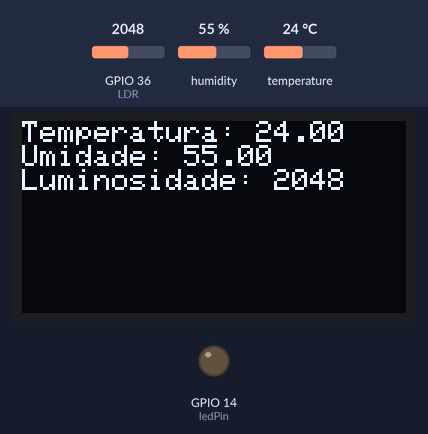
Simulated run of this sketch. Board: ESP32. Shown: 128×64 one-colour display, output pins drawn as LEDs (lit = HIGH). The test bench sets the inputs (shaded band); at power-on: humidity 55 %, GPIO 36 (LDR) = 2048, temperature 24 °C. WiFi joins after 1.5 s; servers stay silent unless stated; the display library's start-up logo is not drawn; random numbers use the default seed unless the sketch sets one; what the sketch prints to the serial monitor is not drawn.

Above: at 3.2 s.
3.3 s: humidity set to 22 %
At 5.3 s:
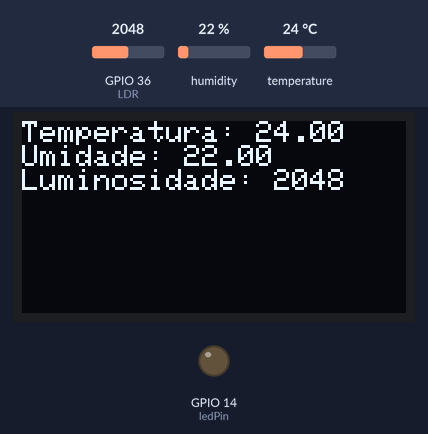
5.6 s: GPIO 36 (LDR) set to 2866
At 6.5 s:
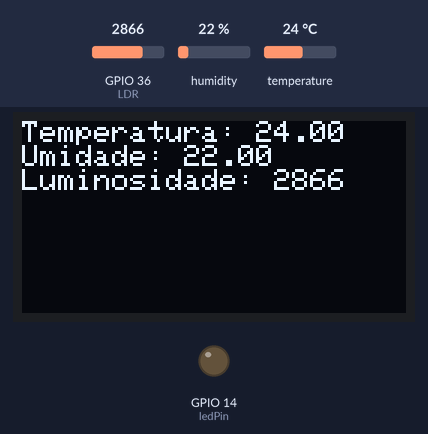
7.1 s: temperature set to 12 °C
At 8.9 s:
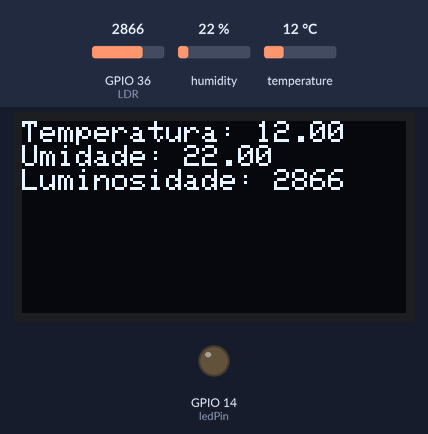
9.7 s: GPIO 36 (LDR) set to 3603
At 10.9 s:
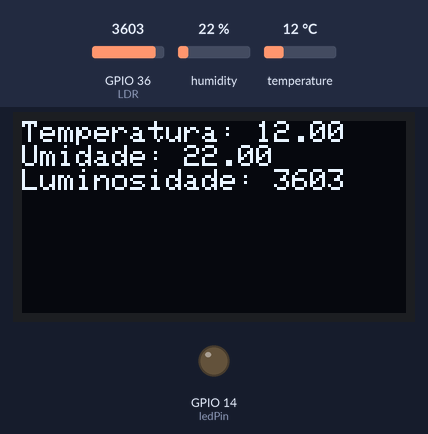
11.2 s: humidity set to 40 %
At 13.4 s:
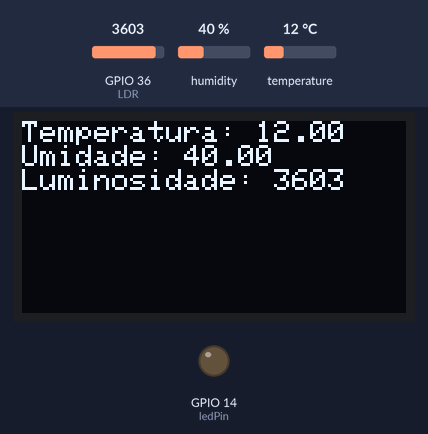
13.7 s: GPIO 36 (LDR) set to 4095
At 15.1 s:
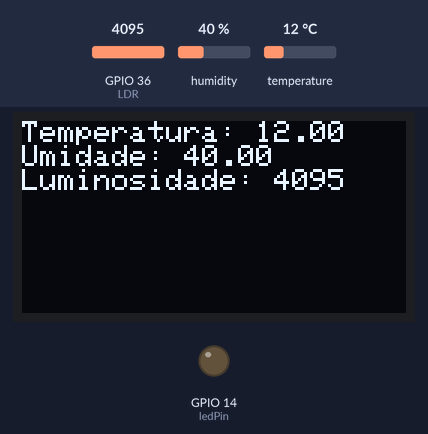
Timing chart, 0 to 16.2 s (numbered marks = the images above; inputs shaded):
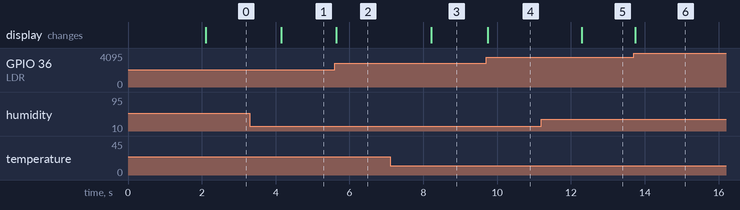

Measured:
- after the input at 3.3 s, the display: changes after 0.85 s (image 1)
- after the input at 5.6 s, the display: changes at once (image 2)
- after the input at 7.1 s, the display: changes after 1.1 s (image 3)
- after the input at 9.7 s, the display: changes after 0.05 s (image 4)
- after the input at 11.2 s, the display: changes after 1.1 s (image 5)
- after the input at 13.7 s, the display: changes at once (image 6)

The sketch:

webserver.ino
```cpp
/*
  Webserver

  Exibe os valores dos sensores em uma página html e controla o estado do LED.

  Acende o LED RGB em difentes cores. Cada botão define uma cor.

Autor: Fabio Souza
Data: 01/09/2023
*/

#include <WiFi.h>
#include <WebServer.h>
#include <Adafruit_GFX.h>
#include <Adafruit_SSD1306.h>

#include <DHT.h>          // Biblioteca do sensor DHT11

const int dhtPin = 15;    // Pino de conexão com o sensor DHT11
DHT dht(dhtPin, DHT11);     // Cria o objeto dht

#define SCREEN_WIDTH 128 // Largura da tela OLED
#define SCREEN_HEIGHT 64 // Altura da tela OLED

#define OLED_RESET -1
Adafruit_SSD1306 display(SCREEN_WIDTH, SCREEN_HEIGHT, &Wire, OLED_RESET);

const char* ssid = "SeuSSID"; // Nome da sua rede Wi-Fi
const char* password = "SuaSenha"; // Senha da sua rede Wi-Fi

int ledPin = 14; // Pino do LED

WebServer server(80);

void setup() {
  pinMode(ledPin, OUTPUT);
  digitalWrite(ledPin, LOW);

  dht.begin();              // Inicializa o sensor DHT11

  // Inicializa o display OLED
  display.begin(SSD1306_SWITCHCAPVCC, 0x3C);
  display.display();

  // Inicializa a comunicação serial
  Serial.begin(115200);

  // Conecta-se à rede Wi-Fi
  WiFi.begin(ssid, password);
  while (WiFi.status() != WL_CONNECTED) {
    delay(1000);
    Serial.println("Conectando ao WiFi...");
  }
  Serial.println("Conectado ao WiFi");
  Serial.print("IP: ");
  Serial.println(WiFi.localIP());

  // Define as rotas para a página web
  server.on("/", HTTP_GET, handleRoot);
  server.on("/toggle", HTTP_POST, handleToggle);

  server.begin();
}

void loop() {
  server.handleClient();

  // Leitura dos sensores e exibição no display OLED
  float temperature = dht.readTemperature(); // Lê a temperatura em graus Celsius
  float humidity = dht.readHumidity();       // Lê a umidade relativa do ar
  int lightLevel = analogRead(A0);   // Leitura do LDR

  display.clearDisplay();
  display.setTextSize(1);
  display.setTextColor(SSD1306_WHITE);
  display.setCursor(0, 0);
  display.print("Temperatura: ");
  display.println(temperature);
  display.print("Umidade: ");
  display.println(humidity);
  display.print("Luminosidade: ");
  display.println(lightLevel);
  display.display();
}

void handleRoot() {
  String html = "<html><body>";
  html += "<h1>Sensor Data</h1>";
  html += "<p>Temperatura: " + String(random(20, 30)) + " C</p>";
  html += "<p>Umidade: " + String(random(40, 60)) + " %</p>";
  html += "<p>Luminosidade: " + String(analogRead(A0)) + "</p>";
  html += "<form action='/toggle' method='POST'>";
  html += "<input type='submit' value='Toggle LED'>";
  html += "</form>";
  html += "</body></html>";

  server.send(200, "text/html", html);
}

void handleToggle() {
  digitalWrite(ledPin, !digitalRead(ledPin));
  server.send(200, "text/plain", "LED toggled");
}
```
